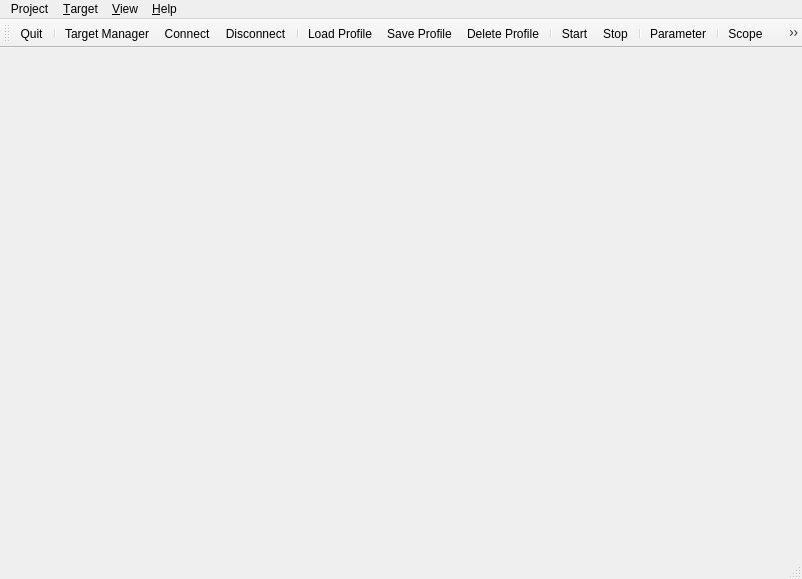
<ui version="4.0" >
 <class>QRL_MainWindow</class>
 <widget class="QMainWindow" name="QRL_MainWindow" >
  <property name="geometry" >
   <rect>
    <x>0</x>
    <y>0</y>
    <width>802</width>
    <height>579</height>
   </rect>
  </property>
  <property name="minimumSize" >
   <size>
    <width>0</width>
    <height>0</height>
   </size>
  </property>
  <property name="sizeIncrement" >
   <size>
    <width>50</width>
    <height>30</height>
   </size>
  </property>
  <property name="windowTitle" >
   <string>QRtaiLab Graphical User Interface</string>
  </property>
  <property name="autoFillBackground" >
   <bool>false</bool>
  </property>
  <property name="animated" >
   <bool>false</bool>
  </property>
  <property name="dockOptions" >
   <set>QMainWindow::ForceTabbedDocks</set>
  </property>
  <widget class="QWidget" name="centralwidget" />
  <widget class="QMenuBar" name="menubar" >
   <property name="geometry" >
    <rect>
     <x>0</x>
     <y>0</y>
     <width>802</width>
     <height>28</height>
    </rect>
   </property>
   <widget class="QMenu" name="menuView" >
    <property name="title" >
     <string>&amp;View</string>
    </property>
    <addaction name="actionShowParameter" />
    <addaction name="separator" />
    <addaction name="actionShowScope" />
    <addaction name="actionShowMeter" />
    <addaction name="actionShowLed" />
   </widget>
   <widget class="QMenu" name="menuHelp" >
    <property name="title" >
     <string>&amp;Help</string>
    </property>
    <addaction name="actionAbout_Qt" />
    <addaction name="actionAbout_QRtaiLab" />
   </widget>
   <widget class="QMenu" name="menuTarget" >
    <property name="title" >
     <string>&amp;Target</string>
    </property>
    <addaction name="actionStartTarget" />
    <addaction name="actionConnect" />
    <addaction name="actionDisconnect" />
    <addaction name="separator" />
    <addaction name="actionStart" />
    <addaction name="actionStop" />
   </widget>
   <widget class="QMenu" name="menuProject" >
    <property name="title" >
     <string>Project</string>
    </property>
    <addaction name="actionLoadProfile" />
    <addaction name="actionSaveProfile" />
    <addaction name="actionDeleteProfile" />
    <addaction name="actionExit" />
   </widget>
   <addaction name="menuProject" />
   <addaction name="menuTarget" />
   <addaction name="menuView" />
   <addaction name="menuHelp" />
  </widget>
  <widget class="QStatusBar" name="statusbar" />
  <widget class="QToolBar" name="toolBar" >
   <property name="minimumSize" >
    <size>
     <width>0</width>
     <height>0</height>
    </size>
   </property>
   <property name="sizeIncrement" >
    <size>
     <width>50</width>
     <height>30</height>
    </size>
   </property>
   <property name="orientation" >
    <enum>Qt::Horizontal</enum>
   </property>
   <attribute name="toolBarArea" >
    <enum>TopToolBarArea</enum>
   </attribute>
   <attribute name="toolBarBreak" >
    <bool>false</bool>
   </attribute>
   <addaction name="actionExit" />
   <addaction name="separator" />
   <addaction name="actionStartTarget" />
   <addaction name="actionConnect" />
   <addaction name="actionDisconnect" />
   <addaction name="separator" />
   <addaction name="actionLoadProfile" />
   <addaction name="actionSaveProfile" />
   <addaction name="actionDeleteProfile" />
   <addaction name="separator" />
   <addaction name="actionStart" />
   <addaction name="actionStop" />
   <addaction name="separator" />
   <addaction name="actionShowParameter" />
   <addaction name="separator" />
   <addaction name="actionShowScope" />
   <addaction name="actionShowMeter" />
   <addaction name="actionShowLed" />
   <addaction name="actionShowLog" />
  </widget>
  <action name="actionConnect" >
   <property name="icon" >
    <iconset resource="qrtailab.qrc" >
     <normaloff>:/icons/connect_icon.xpm</normaloff>:/icons/connect_icon.xpm</iconset>
   </property>
   <property name="text" >
    <string>Connect</string>
   </property>
  </action>
  <action name="actionAbout_QRtaiLab" >
   <property name="text" >
    <string>About QRtaiLab</string>
   </property>
  </action>
  <action name="actionDisconnect" >
   <property name="enabled" >
    <bool>true</bool>
   </property>
   <property name="icon" >
    <iconset resource="qrtailab.qrc" >
     <normaloff>:/icons/disconnect_icon.xpm</normaloff>:/icons/disconnect_icon.xpm</iconset>
   </property>
   <property name="text" >
    <string>Disconnect</string>
   </property>
  </action>
  <action name="actionExit" >
   <property name="icon" >
    <iconset resource="qrtailab.qrc" >
     <normaloff>:/icons/exit_icon.xpm</normaloff>:/icons/exit_icon.xpm</iconset>
   </property>
   <property name="text" >
    <string>&amp;Quit</string>
   </property>
  </action>
  <action name="actionStart" >
   <property name="icon" >
    <iconset resource="qrtailab.qrc" >
     <normaloff>:/icons/start_icon.xpm</normaloff>:/icons/start_icon.xpm</iconset>
   </property>
   <property name="text" >
    <string>Start</string>
   </property>
  </action>
  <action name="actionStop" >
   <property name="icon" >
    <iconset resource="qrtailab.qrc" >
     <normaloff>:/icons/stop_icon.xpm</normaloff>:/icons/stop_icon.xpm</iconset>
   </property>
   <property name="text" >
    <string>Stop</string>
   </property>
  </action>
  <action name="actionShowMeter" >
   <property name="icon" >
    <iconset resource="qrtailab.qrc" >
     <normaloff>:/icons/meter_icon.xpm</normaloff>:/icons/meter_icon.xpm</iconset>
   </property>
   <property name="text" >
    <string>Meter</string>
   </property>
  </action>
  <action name="actionShowScope" >
   <property name="icon" >
    <iconset resource="qrtailab.qrc" >
     <normaloff>:/icons/scope_icon.xpm</normaloff>:/icons/scope_icon.xpm</iconset>
   </property>
   <property name="text" >
    <string>Scope</string>
   </property>
  </action>
  <action name="actionShowLed" >
   <property name="icon" >
    <iconset resource="qrtailab.qrc" >
     <normaloff>:/icons/led_icon.xpm</normaloff>:/icons/led_icon.xpm</iconset>
   </property>
   <property name="text" >
    <string>Led</string>
   </property>
  </action>
  <action name="actionShowParameter" >
   <property name="icon" >
    <iconset resource="qrtailab.qrc" >
     <normaloff>:/icons/parameters_icon.xpm</normaloff>:/icons/parameters_icon.xpm</iconset>
   </property>
   <property name="text" >
    <string>Parameter</string>
   </property>
  </action>
  <action name="actionLoadProfile" >
   <property name="icon" >
    <iconset resource="qrtailab.qrc" >
     <normaloff>:/icons/connect_profile_icon.xpm</normaloff>:/icons/connect_profile_icon.xpm</iconset>
   </property>
   <property name="text" >
    <string>Load Profile</string>
   </property>
  </action>
  <action name="actionSaveProfile" >
   <property name="icon" >
    <iconset resource="qrtailab.qrc" >
     <normaloff>:/icons/save_profile_icon.xpm</normaloff>:/icons/save_profile_icon.xpm</iconset>
   </property>
   <property name="text" >
    <string>Save Profile</string>
   </property>
  </action>
  <action name="actionDeleteProfile" >
   <property name="icon" >
    <iconset resource="qrtailab.qrc" >
     <normaloff>:/icons/del_profile_icon.xpm</normaloff>:/icons/del_profile_icon.xpm</iconset>
   </property>
   <property name="text" >
    <string>Delete Profile</string>
   </property>
  </action>
  <action name="actionStartTarget" >
   <property name="checkable" >
    <bool>false</bool>
   </property>
   <property name="enabled" >
    <bool>true</bool>
   </property>
   <property name="icon" >
    <iconset resource="qrtailab.qrc" >
     <normaloff>:/icons/session_open_icon.xpm</normaloff>:/icons/session_open_icon.xpm</iconset>
   </property>
   <property name="text" >
    <string>Target Manager</string>
   </property>
  </action>
  <action name="actionShowLog" >
   <property name="icon" >
    <iconset resource="qrtailab.qrc" >
     <normaloff>:/icons/log_icon.xpm</normaloff>:/icons/log_icon.xpm</iconset>
   </property>
   <property name="text" >
    <string>Log</string>
   </property>
  </action>
  <action name="actionAbout_Qt" >
   <property name="text" >
    <string>About &amp;Qt</string>
   </property>
  </action>
 </widget>
 <resources>
  <include location="qrtailab.qrc" />
 </resources>
 <connections/>
</ui>
